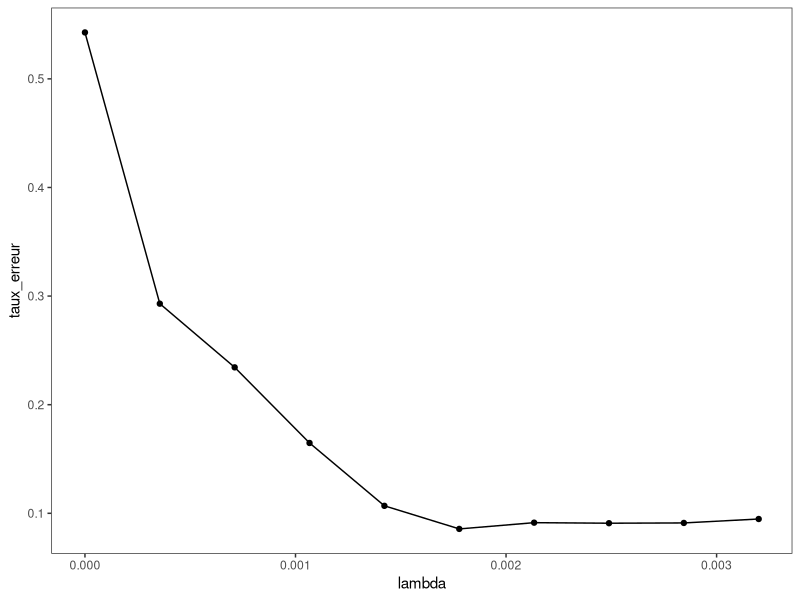

Write the R code that produced this figure.

library(reshape2)
library(ggplot2)




# Data processing ---------------------------------------------------------


# Simulation of a random binary matrix

L = matrix(rnorm(200),nc=2)
R = matrix(rnorm(200),nc=2)

m = L%*%t(R)
m = sign(m)

rm(L,R)

n <- nrow(m)*ncol(m)

# Building test set : 80% of m entries are randomly removed

df <- setNames(melt(m), c('i', 'j', 'value'))

n_test <- 0.8*n
set.seed(23)
sample_test <- sample(rownames(df), n_test)
df_test <- df[rownames(df) %in% sample_test,]

df[rownames(df) %in% sample_test,3] <- 0

# Creation of the matrice we are seeking to complete
M_data <- acast(df, i~j, value.var="value") 




# Algorithm ---------------------------------------------------------------




# Input parameters --------------------------------------------------------

n_obs <- length(df[df$value != 0,3])
m1 <- nrow(M_data)
m2 <- ncol(M_data)

# Initialization (null) matrix
M0 <- matrix(rep(0, m1*m2), nrow = m1, ncol = m2)


# Functions declaration ---------------------------------------------------


loss_fun <- function(M_data, B) {
  a <- length(M_data[M_data != 0])
  loss_val <- 0
  for (i in 1:length(M_data)) {
    if (M_data[i] != 0) {
      Y_i <- M_data[i]
      loss_val <- loss_val + log(1+exp((-Y_i)*B[i]))
    }
  }
  loss <- loss_val / a
  return(loss)
}
# returns the value of the loss function g


grad_g <- function(M_data, B) {
  grad <- matrix(data = rep(0, m1*m2), nrow = m1, ncol = m2)
  for (i in 1:length(M_data)) {
    if (M_data[i] != 0) {
      Y_i <- M_data[i]
      grad[i] <- grad[i] + 1/n_obs*(-Y_i)*exp(-Y_i*B[i])/(1+exp(-Y_i*B[i])) 
    }
  }
  return(grad)
}
# returns the value of the gradient of the loss function g


soft_thresh <- function(B, lambda, t) {
  svd_list <- svd(B)
  sv_vec <- svd_list$d
  sv_vec_thresh <- sapply(X = sv_vec, FUN = function(x) {ifelse(x >= lambda*t, x-lambda*t, 0)})
  sigma <- diag(sv_vec_thresh)
  soft_thresh_mat <- svd_list$u %*% sigma %*% t(svd_list$v)
  return(soft_thresh_mat)
}
# soft-thresholding of magnitude lambda*t to the B matrix


prox_grad <- function(M, lambda, t) {
  grad_val <- grad_g(M_data = M_data, B = M)
  M_update <- soft_thresh(B = M - t*(grad_val), lambda = lambda, t = t)
  return(M_update)
}
# returns the updated matrix M after the proximal gradient step


penal_compute <- function(B, lambda) {
  svd_list <- svd(B)
  nuc_norm_B <- sum(svd_list$d)
  penal <- lambda*nuc_norm_B
  return(penal)
}
# returns the value of the penalization function h (by the nuclear norm)



pgd <- function(M_data, M_init, lambda, t, tol, maxiter) {
  
  M_prev <- M_init
  
  for (i in 1:maxiter) {
    
    M_upd <- prox_grad(M = M_prev, lambda, t)
    obj_val <- loss_fun(M_data = M_data, B = M_upd) + penal_compute(B = M_upd, lambda)
    
    evo <- norm(M_upd-M_prev, "F")/norm(M_prev, "F")
    if (is.nan(evo)) {
      stop("The value of lambda is too high, all the coefficients of M are equal to 0")
      
    } else if (evo < tol) break
    
    M_prev <- M_upd
  }
  return(M_upd)
}
# proximal gradient descent


taux_pred <- function(M, df_test) {
  
  M_estim <- sign(M)
  
  # predicted ratings are added to the test dataset
  pred_df <- setNames(melt(M_estim), c('i', 'j', 'pred'))
  compar_df <- merge(df_test,pred_df,by=c("i","j")) 
  
  # computation of the prediction rate
  compar_df$pred_correcte <- ifelse(compar_df$value == compar_df$pred, 1, 0)
  (pred_rate <- mean(compar_df$pred_correcte))
}
# computes the prediction rate of a matrix on the test set


cross_val <- function(lambda_min = 0, lambda_max, nb_points = 10) {
  
  pred_vec <- c()
  range <- seq(from = lambda_min, to = lambda_max, length.out = nb_points)
  
  for (lambda in range) {
    
    # matrix completion for each value of lambda
    M <- pgd(M_data = M_data, M_init = M0, lambda = lambda, t = 1, tol = 10^-2, maxiter = 500)
    
    taux <- taux_pred(M = M, df_test = df_test)
    
    pred_vec <- c(pred_vec, taux)
  }
  num_max <- which(pred_vec == max(pred_vec))
  conclu <- paste("The optimal value of lambda is", range[num_max],
 "giving a prediction rate of", max(pred_vec))
  return(list(conclu, pred_vec))
}
# performs cross validation for a given range of lambda values
# returns the lambda value which maximizes the prediction rate and the max value


cv_plot <- function(lambda_min = 0, lambda_max, nb_points = 10) {
  
  range <- seq(from = lambda_min, to = lambda_max, length.out = nb_points)
  
  # Cross-validation
  cv_list <- cross_val(lambda_min = lambda_min, lambda_max = lambda_max, nb_points = nb_points)
  pred_vec <- cv_list[[2]]
  err_vec <- sapply(pred_vec, function(x) {1-x})
  cv_df <- data.frame("lambda" = range, "taux_erreur" = err_vec)
  
  # Ggplot theme
  white_theme <- theme_bw() +
    theme(plot.title =element_text(size = rel(2.5)),
          panel.grid.major.x = element_blank(),
          panel.grid.minor.x = element_blank(),
          panel.grid.major.y = element_blank(),
          panel.grid.minor.y = element_blank())
  
  plot_cv <- ggplot(data = cv_df, aes(x = lambda, y = taux_erreur)) + geom_point() + geom_line() + white_theme 
  return(plot_cv)
} 
# plots error rates for a given range of lambda values





# Proximal gradient descent -----------------------------------------------

M_test <- pgd(M_data = M_data, M_init = M0, lambda = 0, t = 1, 
              tol = 10^-2, maxiter = 500)



# Testing quality of the completion ---------------------------------------

taux_pred(M = M_test, df_test = df_test)



# Cross validation --------------------------------------------------------

# By trial and error, we find that for any lambda > 0.0032, the predicted
# matrix is set to zero. So we are restraining grid search to values
# of lambda below this threshold.

cv_list <- cross_val(lambda_min = 0, lambda_max = 0.0032, nb_points = 10)
cv_list[[1]]
cv_list[[2]]

# Plot cross-validation

a <- proc.time()
cv_plot(lambda_min = 0, lambda_max = 0.0032, nb_points = 10)
proc.time()-a
  









